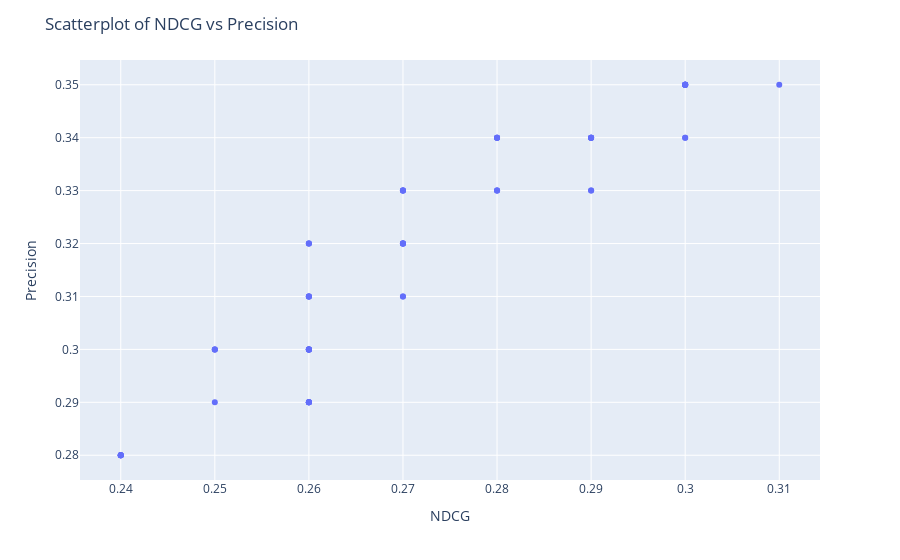

The notebook cell this image was saved under:
### Markdown cell above
### NDCG vs. Precision

### Code cell
pio.renderers.default = 'plotly_mimetype'
fig = px.scatter(df_metrics_per_pipeline, 
                 x='ndcg', y='prec@10', 
                 hover_data={'pipeline': True},  # Show query on hover
                 labels={'ndcg': 'NDCG', 'prec@10': 'Precision'})

# Customize the layout
fig.update_layout(title="Scatterplot of NDCG vs Precision",
                  xaxis_title="NDCG",
                  yaxis_title="Precision",
                  hovermode="closest")

# Show the plot
fig.show()

### Figure 1 — Plotly figure (JSON) as saved in the notebook; plotly's stock layout.template omitted (floating-point values rounded to 4 significant figures)
{"data": [{"customdata": [["l2arithmetic_mean0.0"], ["l2arithmetic_mean0.1"], ["l2arithmetic_mean0.2"], ["l2arithmetic_mean0.3"], ["l2arithmetic_mean0.4"], ["l2arithmetic_mean0.5"], ["l2arithmetic_mean0.6"], ["l2arithmetic_mean0.7"], ["l2arithmetic_mean0.8"], ["l2arithmetic_mean0.9"], ["l2arithmetic_mean1.0"], ["l2geometric_mean0.0"], ["l2geometric_mean0.1"], ["l2geometric_mean0.2"], ["l2geometric_mean0.3"], ["l2geometric_mean0.4"], ["l2geometric_mean0.5"], ["l2geometric_mean0.6"], ["l2geometric_mean0.7"], ["l2geometric_mean0.8"], ["l2geometric_mean0.9"], ["l2geometric_mean1.0"], ["l2harmonic_mean0.0"], ["l2harmonic_mean0.1"], ["l2harmonic_mean0.2"], ["l2harmonic_mean0.3"], ["l2harmonic_mean0.4"], ["l2harmonic_mean0.5"], ["l2harmonic_mean0.6"], ["l2harmonic_mean0.7"], ["l2harmonic_mean0.8"], ["l2harmonic_mean0.9"], ["l2harmonic_mean1.0"], ["min_maxarithmetic_mean0.0"], ["min_maxarithmetic_mean0.1"], ["min_maxarithmetic_mean0.2"], ["min_maxarithmetic_mean0.3"], ["min_maxarithmetic_mean0.4"], ["min_maxarithmetic_mean0.5"], ["min_maxarithmetic_mean0.6"], ["min_maxarithmetic_mean0.7"], ["min_maxarithmetic_mean0.8"], ["min_maxarithmetic_mean0.9"], ["min_maxarithmetic_mean1.0"], ["min_maxgeometric_mean0.0"], ["min_maxgeometric_mean0.1"], ["min_maxgeometric_mean0.2"], ["min_maxgeometric_mean0.3"], ["min_maxgeometric_mean0.4"], ["min_maxgeometric_mean0.5"], ["min_maxgeometric_mean0.6"], ["min_maxgeometric_mean0.7"], ["min_maxgeometric_mean0.8"], ["min_maxgeometric_mean0.9"], ["min_maxgeometric_mean1.0"], ["min_maxharmonic_mean0.0"], ["min_maxharmonic_mean0.1"], ["min_maxharmonic_mean0.2"], ["min_maxharmonic_mean0.3"], ["min_maxharmonic_mean0.4"], ["min_maxharmonic_mean0.5"], ["min_maxharmonic_mean0.6"], ["min_maxharmonic_mean0.7"], ["min_maxharmonic_mean0.8"], ["min_maxharmonic_mean0.9"], ["min_maxharmonic_mean1.0"]], "hovertemplate": "NDCG=%{x}<br>Precision=%{y}<br>pipeline=%{customdata[0]}<extra></extra>", "legendgroup": "", "marker": {"color": "#636efa", "symbol": "circle"}, "mode": "markers", "name": "", "orientation": "v", "showlegend": false, "type": "scatter", "x": [0.24, 0.29, 0.29, 0.3, 0.31, 0.3, 0.3, 0.3, 0.3, 0.3, 0.26, 0.24, 0.26, 0.27, 0.27, 0.28, 0.28, 0.28, 0.28, 0.29, 0.29, 0.26, 0.24, 0.26, 0.26, 0.27, 0.27, 0.27, 0.28, 0.28, 0.29, 0.29, 0.26, 0.24, 0.25, 0.26, 0.27, 0.28, 0.29, 0.3, 0.3, 0.3, 0.3, 0.26, 0.24, 0.26, 0.26, 0.26, 0.26, 0.26, 0.26, 0.27, 0.27, 0.27, 0.26, 0.24, 0.25, 0.25, 0.25, 0.26, 0.26, 0.26, 0.26, 0.27, 0.27, 0.26], "xaxis": "x", "y": [0.28, 0.33, 0.33, 0.35, 0.35, 0.35, 0.35, 0.35, 0.35, 0.34, 0.29, 0.28, 0.32, 0.33, 0.33, 0.33, 0.33, 0.34, 0.34, 0.34, 0.34, 0.29, 0.28, 0.32, 0.32, 0.32, 0.33, 0.33, 0.34, 0.34, 0.34, 0.34, 0.29, 0.28, 0.29, 0.3, 0.31, 0.33, 0.34, 0.35, 0.35, 0.35, 0.34, 0.29, 0.28, 0.3, 0.3, 0.3, 0.3, 0.31, 0.31, 0.31, 0.32, 0.32, 0.29, 0.28, 0.3, 0.3, 0.3, 0.3, 0.3, 0.31, 0.31, 0.32, 0.32, 0.29], "yaxis": "y"}], "layout": {"autosize": true, "hovermode": "closest", "legend": {"tracegroupgap": 0}, "margin": {"t": 60}, "title": {"text": "Scatterplot of NDCG vs Precision"}, "xaxis": {"anchor": "y", "autorange": true, "domain": [0, 1], "range": [0.2355, 0.3145], "title": {"text": "NDCG"}, "type": "linear"}, "yaxis": {"anchor": "x", "autorange": true, "domain": [0, 1], "range": [0.2746, 0.3554], "title": {"text": "Precision"}, "type": "linear"}}}
